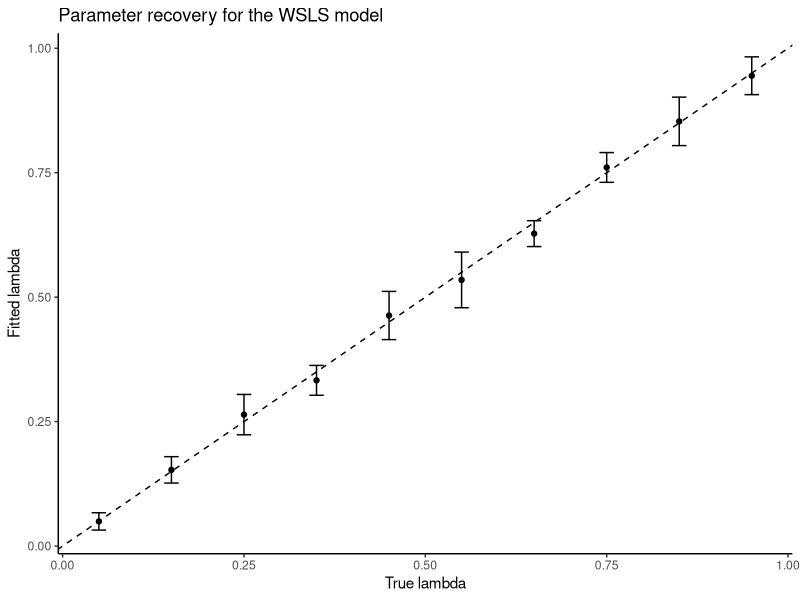
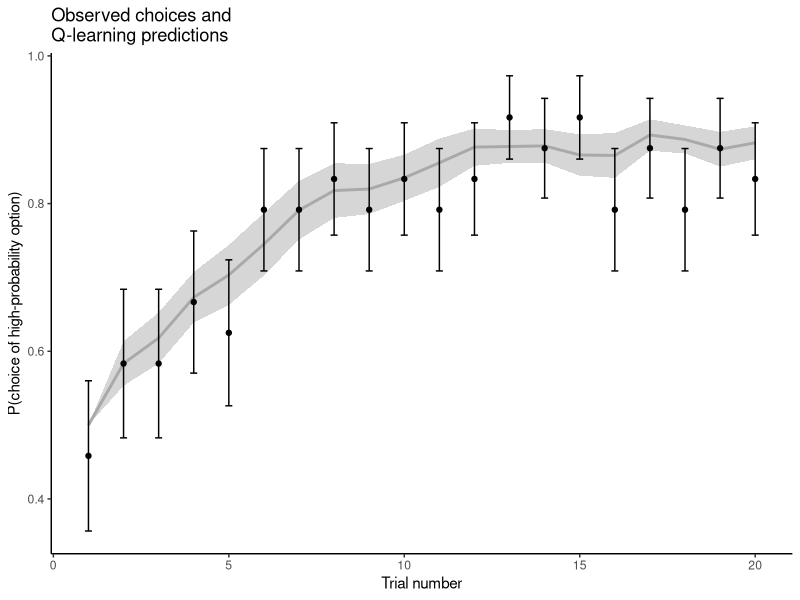
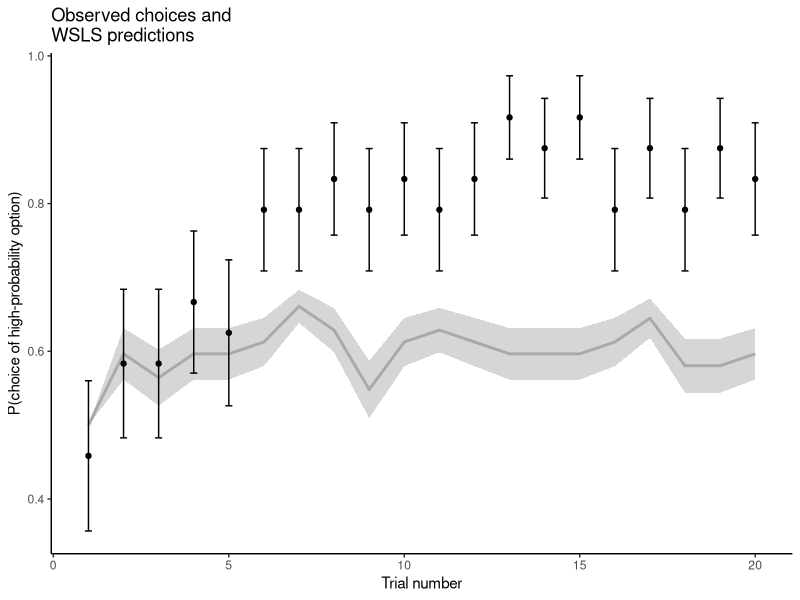

Source code (R) for these figures, in order:
## ---- chunk 1
library(tidyverse)
d_s1 <- read_csv("../data/dAA13.csv")
## ---- chunk 2
# Example code

# Negative log-likelihood for a simple Q-learning model
# pars[1] = eta        (learning rate, constrained to 0-1)
# pars[2] = beta_temp  (inverse temperature, constrained to >0)

nll_qlearning <- function(pars, dat) {
  
  eta <- pars[1]
  beta_temp <- pars[2]
  
  # simple parameter bounds
  if (eta < 0 || eta > 1 || beta_temp <= 0) {
    return(1e10)
  }
  
  # make a block id like in your Stan prep
  dat$block_id <- paste(dat$session, dat$block_n, sep = "_")
  
  block_ids <- unique(dat$block_id)
  
  # initial Q values
  initQ <- c(0.5, 0.5)
  
  loglik <- 0
  
  # loop over blocks
  for (j in 1:length(block_ids)) {
    
    this_block <- block_ids[j]
    d_j <- dat[dat$block_id == this_block, ]
    
    # choice coded as:
    # 1 = chose option with higher reward probability
    # 0 = chose option with lower reward probability
    C <- ifelse(d_j$P > 0.5, 1, 0)
    R <- d_j$win
    
    Q <- initQ
    
    # loop over trials
    for (t in 1:nrow(d_j)) {
      
      VD <- Q[2] - Q[1]
      
      # p(choose high-reward option)
      p_choice1 <- 1 / (1 + exp(-beta_temp * VD))
      
      # add log-probability of observed choice
      if (C[t] == 1) {
        loglik <- loglik + log(p_choice1)
      } else {
        loglik <- loglik + log(1 - p_choice1)
      }
      
      # prediction error for chosen option
      PE <- R[t] - Q[C[t] + 1]
      
      # value update
      Q[C[t] + 1] <- Q[C[t] + 1] + eta * PE
    }
  }
  
  return(-loglik)
}
## ---- chunk 3
fit <- optim(
  par = c(0.2, 2),          # starting values: eta, beta_temp
  fn = nll_qlearning,
  dat = d_s1,
  method = "L-BFGS-B",
  lower = c(0, 0.0001),
  upper = c(1, 30),
  hessian=TRUE
)

fit

# SE approximated
sqrt(diag(solve(fit$hessian)))
## ---- chunk 4
#### data simulation function

simulate_qlearning <- function(dat, eta, beta_temp) {
  
  dat$block_id <- paste(dat$session, dat$block_n, sep = "_")
  block_ids <- unique(dat$block_id)
  
  initQ <- c(0.5, 0.5)
  
  # loop over blocks
  for (j in 1:length(block_ids)) {
    
    this_block <- block_ids[j]
    idx <- which(dat$block_id == this_block)
    d_j <- dat[idx, ]
    
    # assume reward probabilities are fixed within block
    p_high <- max(d_j$prob_1[1], d_j$prob_2[1])
    p_low  <- min(d_j$prob_1[1], d_j$prob_2[1])
    
    Q <- initQ
    
    # loop over trials
    for (t in 1:length(idx)) {
      
      i <- idx[t]
      
      # value difference: better option minus worse option
      VD <- Q[2] - Q[1]
      
      # probability of choosing the better option
      p_choose_high <- 1 / (1 + exp(-beta_temp * VD))
      
      # simulate choice: 1 = chose better option, 0 = chose worse option
      C_t <- rbinom(1, size = 1, prob = p_choose_high)
      
      # chosen reward probability
      if (C_t == 1) {
        dat$P[i] <- p_high
      } else {
        dat$P[i] <- p_low
      }
      
      # simulate reward
      dat$win[i] <- rbinom(1, size = 1, prob = dat$P[i])
      
      # prediction error
      PE <- dat$win[i] - Q[C_t + 1]
      
      # update chosen option
      Q[C_t + 1] <- Q[C_t + 1] + eta * PE
    }
  }
  
  dat$block_id <- NULL
  
  return(dat)
}
## ---- chunk 5
d_sim <- simulate_qlearning(
  dat = d_s1,
  eta = fit$par[1],
  beta_temp = fit$par[2]
)

### refit simulated data
fit_sim <- optim(
  par = c(0.2, 2),          # starting values: eta, beta_temp
  fn = nll_qlearning,
  dat = d_sim,
  method = "L-BFGS-B",
  lower = c(0, 0.0001),
  upper = c(1, 30),
  hessian=TRUE
)

fit_sim
## ---- chunk 6
############# paramtric bootstrapping

# number of bootstrap samples
B <- 200

# matrix to store parameter estimates
boot_par <- matrix(NA, nrow = B, ncol = 2)
colnames(boot_par) <- c("eta", "beta_temp")

# fitted parameters from original data
eta_hat <- fit$par[1]
beta_hat <- fit$par[2]

for (b in 1:B) {
  
  # simulate one new dataset from fitted model
  d_sim <- simulate_qlearning(
    dat = d_s1,
    eta = eta_hat,
    beta_temp = beta_hat
  )
  
  # refit model to simulated data
  fit_b <- optim(
    par = c(eta_hat, beta_hat),
    fn = nll_qlearning,
    dat = d_sim,
    method = "L-BFGS-B",
    lower = c(0, 0.0001),
    upper = c(1, 20)
  )
  
  # store estimates
  boot_par[b, ] <- fit_b$par
}

# standard errors
apply(boot_par, 2, sd)
## ---- chunk 7
########################################### alternative model
# win-stay-loose-shift, with a possibility of random response with probaiblity lambda


nll_wsls <- function(pars, dat) {
  
  lambda <- pars[1]
  
  if (lambda < 0 || lambda > 1) {
    return(1e10)
  }
  
  dat$block_id <- paste(dat$session, dat$block_n, sep = "_")
  block_ids <- unique(dat$block_id)
  
  loglik <- 0
  
  for (j in 1:length(block_ids)) {
    
    this_block <- block_ids[j]
    d_j <- dat[dat$block_id == this_block, ]
    
    C <- ifelse(d_j$P > 0.5, 1, 0)
    R <- d_j$win
    
    # first trial in each block: no previous trial, so set p = 0.5
    loglik <- loglik + log(0.5)
    
    for (t in 2:nrow(d_j)) {
      
      stay <- (C[t] == C[t - 1])
      
      if (R[t - 1] == 1) {
        # previous trial was a win -> win-stay
        if (stay) {
          p_t <- 0.5 * lambda + (1 - lambda)
        } else {
          p_t <- 0.5 * lambda
        }
      } else {
        # previous trial was a loss -> lose-shift
        if (stay) {
          p_t <- 0.5 * lambda
        } else {
          p_t <- 0.5 * lambda + (1 - lambda)
        }
      }
      
      loglik <- loglik + log(p_t)
    }
  }
  
  return(-loglik)
}


fit_wsls <- optim(
  par = 0.2,
  fn = nll_wsls,
  dat = d_s1,
  method = "L-BFGS-B",
  lower = 1e-15,
  upper = 1,
  hessian = TRUE
)

fit_wsls
## ---- chunk 8
simulate_wsls <- function(dat, lambda) {
  
  dat$block_id <- paste(dat$session, dat$block_n, sep = "_")
  block_ids <- unique(dat$block_id)
  
  for (j in 1:length(block_ids)) {
    
    this_block <- block_ids[j]
    idx <- which(dat$block_id == this_block)
    d_j <- dat[idx, ]
    
    p_high <- max(d_j$prob_1[1], d_j$prob_2[1])
    p_low  <- min(d_j$prob_1[1], d_j$prob_2[1])
    
    # first trial: random choice
    C_prev <- rbinom(1, size = 1, prob = 0.5)
    
    if (C_prev == 1) {
      dat$P[idx[1]] <- p_high
    } else {
      dat$P[idx[1]] <- p_low
    }
    
    dat$win[idx[1]] <- rbinom(1, size = 1, prob = dat$P[idx[1]])
    R_prev <- dat$win[idx[1]]
    
    # remaining trials
    for (t in 2:length(idx)) {
      
      if (R_prev == 1) {
        # after win: stay with probability 1 - lambda/2
        p_stay <- 0.5 * lambda + (1 - lambda)
      } else {
        # after loss: stay with probability lambda/2
        p_stay <- 0.5 * lambda
      }
      
      stay <- rbinom(1, size = 1, prob = p_stay)
      
      if (stay == 1) {
        C_t <- C_prev
      } else {
        C_t <- 1 - C_prev
      }
      
      if (C_t == 1) {
        dat$P[idx[t]] <- p_high
      } else {
        dat$P[idx[t]] <- p_low
      }
      
      dat$win[idx[t]] <- rbinom(1, size = 1, prob = dat$P[idx[t]])
      
      C_prev <- C_t
      R_prev <- dat$win[idx[t]]
    }
  }
  
  dat$block_id <- NULL
  
  return(dat)
}
## ---- chunk 9
######################### parameter recovery


library(ggplot2)

# grid of true parameter values
lambda_grid <- seq(0.05, 0.95, length.out = 10)

# number of repetitions for each true value
n_rep <- 10

# empty object to store results
recov <- data.frame(
  lambda_true = numeric(),
  lambda_fit = numeric()
)

for (i in 1:length(lambda_grid)) {
  
  lambda_true <- lambda_grid[i]
  
  for (r in 1:n_rep) {
    
    # simulate dataset
    d_sim <- simulate_wsls(
      dat = d_s1,
      lambda = lambda_true
    )
    
    # refit model
    fit_wsls_sim <- optim(
      par = 0.2,
      fn = nll_wsls,
      dat = d_sim,
      method = "L-BFGS-B",
      lower = 1e-15,
      upper = 1
    )
    
    # store results
    recov <- rbind(
      recov,
      data.frame(
        lambda_true = lambda_true,
        lambda_fit = fit_wsls_sim$par
      )
    )
  }
}


# summarise across repetitions
recov_sum <- aggregate(
  lambda_fit ~ lambda_true,
  data = recov,
  FUN = function(x) c(mean = mean(x), sd = sd(x))
)

recov_sum <- data.frame(
  lambda_true = recov_sum$lambda_true,
  lambda_mean = recov_sum$lambda_fit[, "mean"],
  lambda_sd = recov_sum$lambda_fit[, "sd"]
)

recov_sum
## ---- chunk 10
# parameter recovery plot

ggplot(recov_sum, aes(x = lambda_true, y = lambda_mean)) +
  geom_point() +
  geom_errorbar(
    aes(
      ymin = lambda_mean - lambda_sd,
      ymax = lambda_mean + lambda_sd
    ),
    width = 0.02
  ) +
  geom_abline(intercept = 0, slope = 1, linetype = "dashed") +
  labs(
    x = "True lambda",
    y = "Fitted lambda",
    title = "Parameter recovery for the WSLS model"
  ) +
  theme_classic()
## ---- chunk 11
########################################### Plot models fit

# binomial standard error
binomSEM <- function(v) {
  sqrt((mean(v) * (1 - mean(v))) / length(v))
}

# functions to compute trial-by-trial predicted probabilities

predict_qlearning <- function(pars, dat) {
  
  eta <- pars[1]
  beta_temp <- pars[2]
  
  dat$block_id <- paste(dat$session, dat$block_n, sep = "_")
  block_ids <- unique(dat$block_id)
  
  pred <- numeric(nrow(dat))
  
  initQ <- c(0.5, 0.5)
  
  for (j in 1:length(block_ids)) {
    
    this_block <- block_ids[j]
    idx <- which(dat$block_id == this_block)
    d_j <- dat[idx, ]
    
    C <- ifelse(d_j$P > 0.5, 1, 0)
    R <- d_j$win
    
    Q <- initQ
    
    for (t in 1:nrow(d_j)) {
      
      VD <- Q[2] - Q[1]
      p_high <- 1 / (1 + exp(-beta_temp * VD))
      
      pred[idx[t]] <- p_high
      
      PE <- R[t] - Q[C[t] + 1]
      Q[C[t] + 1] <- Q[C[t] + 1] + eta * PE
    }
  }
  
  dat$block_id <- NULL
  
  return(pred)
}

# and 

predict_wsls <- function(pars, dat) {
  
  lambda <- pars[1]
  
  dat$block_id <- paste(dat$session, dat$block_n, sep = "_")
  block_ids <- unique(dat$block_id)
  
  pred <- numeric(nrow(dat))
  
  for (j in 1:length(block_ids)) {
    
    this_block <- block_ids[j]
    idx <- which(dat$block_id == this_block)
    d_j <- dat[idx, ]
    
    C <- ifelse(d_j$P > 0.5, 1, 0)
    R <- d_j$win
    
    # first trial: random choice
    pred[idx[1]] <- 0.5
    
    for (t in 2:nrow(d_j)) {
      
      if (R[t - 1] == 1) {
        # after win: stay
        p_stay <- 0.5 * lambda + (1 - lambda)
      } else {
        # after loss: shift
        p_stay <- 0.5 * lambda
      }
      
      if (C[t - 1] == 1) {
        pred[idx[t]] <- p_stay
      } else {
        pred[idx[t]] <- 1 - p_stay
      }
    }
  }
  
  dat$block_id <- NULL
  
  return(pred)
}
## ---- chunk 12
# compute and add

d_plot <- d_s1

# observed choice of high-probability option
d_plot$C <- ifelse(d_plot$P > 0.5, 1, 0)

# model predictions
d_plot$pred_qlearning <- predict_qlearning(fit$par, d_plot)
d_plot$pred_wsls <- predict_wsls(fit_wsls$par, d_plot)


# summarise

sum_qlearning <- data.frame(
  trial_n = sort(unique(d_plot$trial_n)),
  obs_mean = NA,
  obs_se = NA,
  pred_mean = NA,
  pred_se = NA
)

for (tt in 1:length(sum_qlearning$trial_n)) {
  
  tr <- sum_qlearning$trial_n[tt]
  d_tt <- d_plot[d_plot$trial_n == tr, ]
  
  sum_qlearning$obs_mean[tt] <- mean(d_tt$C)
  sum_qlearning$obs_se[tt] <- binomSEM(d_tt$C)
  sum_qlearning$pred_mean[tt] <- mean(d_tt$pred_qlearning)
  sum_qlearning$pred_se[tt] <- sd(d_tt$pred_qlearning) / sqrt(nrow(d_tt))
}


sum_wsls <- data.frame(
  trial_n = sort(unique(d_plot$trial_n)),
  obs_mean = NA,
  obs_se = NA,
  pred_mean = NA,
  pred_se = NA
)

for (tt in 1:length(sum_wsls$trial_n)) {
  
  tr <- sum_wsls$trial_n[tt]
  d_tt <- d_plot[d_plot$trial_n == tr, ]
  
  sum_wsls$obs_mean[tt] <- mean(d_tt$C)
  sum_wsls$obs_se[tt] <- binomSEM(d_tt$C)
  sum_wsls$pred_mean[tt] <- mean(d_tt$pred_wsls)
  sum_wsls$pred_se[tt] <- sd(d_tt$pred_wsls) / sqrt(nrow(d_tt))
}
## ---- chunk 13
# make plots: Q-learning

ggplot(sum_qlearning, aes(x = trial_n)) +
  geom_ribbon(
    aes(
      ymin = pred_mean - pred_se,
      ymax = pred_mean + pred_se
    ),
    alpha = 0.2
  ) +
  geom_line(aes(y = pred_mean), linewidth = 1, color="dark grey") +
  geom_point(aes(y = obs_mean)) +
  geom_errorbar(
    aes(
      ymin = obs_mean - obs_se,
      ymax = obs_mean + obs_se
    ),
    width = 0.2
  ) +
  labs(
    x = "Trial number",
    y = "P(choice of high-probability option)",
    title = "Observed choices and\nQ-learning predictions"
  ) +
  theme_classic()

# WSLS

ggplot(sum_wsls, aes(x = trial_n)) +
  geom_ribbon(
    aes(
      ymin = pred_mean - pred_se,
      ymax = pred_mean + pred_se
    ),
    alpha = 0.2
  ) +
  geom_line(aes(y = pred_mean), linewidth = 1, color="dark grey") +
  geom_point(aes(y = obs_mean)) +
  geom_errorbar(
    aes(
      ymin = obs_mean - obs_se,
      ymax = obs_mean + obs_se
    ),
    width = 0.2
  ) +
  labs(
    x = "Trial number",
    y = "P(choice of high-probability option)",
    title = "Observed choices and\nWSLS predictions"
  ) +
  theme_classic()
## ---- chunk 14
################################## model comparison

# 1: information criteria

# number of observations
n_obs <- nrow(d_s1)

# number of free parameters
k_qlearning <- 2
k_wsls <- 1

# maximized log-likelihoods
loglik_qlearning <- -fit$value
loglik_wsls <- -fit_wsls$value

# AIC
AIC_qlearning <- 2 * k_qlearning - 2 * loglik_qlearning
AIC_wsls <- 2 * k_wsls - 2 * loglik_wsls

# BIC
BIC_qlearning <- log(n_obs) * k_qlearning - 2 * loglik_qlearning
BIC_wsls <- log(n_obs) * k_wsls - 2 * loglik_wsls

# display results
comparison_data <- data.frame(
  model = c("Q-learning", "WSLS"),
  k = c(k_qlearning, k_wsls),
  logLik = c(loglik_qlearning, loglik_wsls),
  AIC = c(AIC_qlearning, AIC_wsls),
  BIC = c(BIC_qlearning, BIC_wsls)
)
## ---- chunk 15
################################## model via cross-validation


cv_block <- function(dat, nll_fun, par_start, lower, upper) {
  
  dat$block_id <- paste(dat$session, dat$block_n, sep = "_")
  block_ids <- unique(dat$block_id)
  
  cv_loglik <- 0
  
  for (j in 1:length(block_ids)) {
    
    holdout_block <- block_ids[j]
    
    d_train <- dat[dat$block_id != holdout_block, ]
    d_test  <- dat[dat$block_id == holdout_block, ]
    
    fit_j <- optim(
      par = par_start,
      fn = nll_fun,
      dat = d_train,
      method = "L-BFGS-B",
      lower = lower,
      upper = upper
    )
    
    # evaluate log-likelihood on hold-out block
    loglik_test <- -nll_fun(fit_j$par, d_test)
    
    cv_loglik <- cv_loglik + loglik_test
  }
  
  dat$block_id <- NULL
  
  return(cv_loglik)
}



# leave-one-block-out predictive log-likelihood
cval_qlearning <- cv_block(
  dat = d_s1,
  nll_fun = nll_qlearning,
  par_start = c(0.2, 2),
  lower = c(0, 0.0001),
  upper = c(1, 20)
)

cval_wsls <- cv_block(
  dat = d_s1,
  nll_fun = nll_wsls,
  par_start = 0.2,
  lower = 1e-15,
  upper = 1
)

comparison_data$CVAL <- c(cval_qlearning, cval_wsls)
comparison_data
## ---- chunk 16
########################## BOnus: Q-learning model in a Bayesian framework

prep_stan_data <- function(dat){
  
  dat$block_id <- paste(dat$session,dat$block_n,sep="_")
  
  J <- length(unique(dat$block_id))
  N <- tapply(dat$block_id,dat$block_id, length)
  
  if(any(N)<10){
    xbid <- names(N)[which(N<10)] 
    dat <- dat %>%
      filter(!is.element(block_id, xbid))
    J <- length(unique(dat$block_id))
    N <- tapply(dat$block_id,dat$block_id, length)
  }
  
  maxN <- max(N)
  
  dat$C <- ifelse(dat$P>0.5,1,0)
  C <- array(dim=c(J,maxN))
  R <- array(dim=c(J,maxN))
  for(j in 1:J){
    c_j <- unique(dat$block_id)[j]
    C[j,1:N[j]] <- dat$C[dat$block_id==c_j]
    R[j,1:N[j]] <- dat$win[dat$block_id==c_j]
  }
  
  # check NA
  C[is.na(C)] <- -99
  R[is.na(R)] <- -99
  
  d_stan <- list(J=J, N=N, maxN=maxN, C=C, R=R)

  str(d_stan)
  return(d_stan)
}


d_stan <- prep_stan_data(d_s1)
